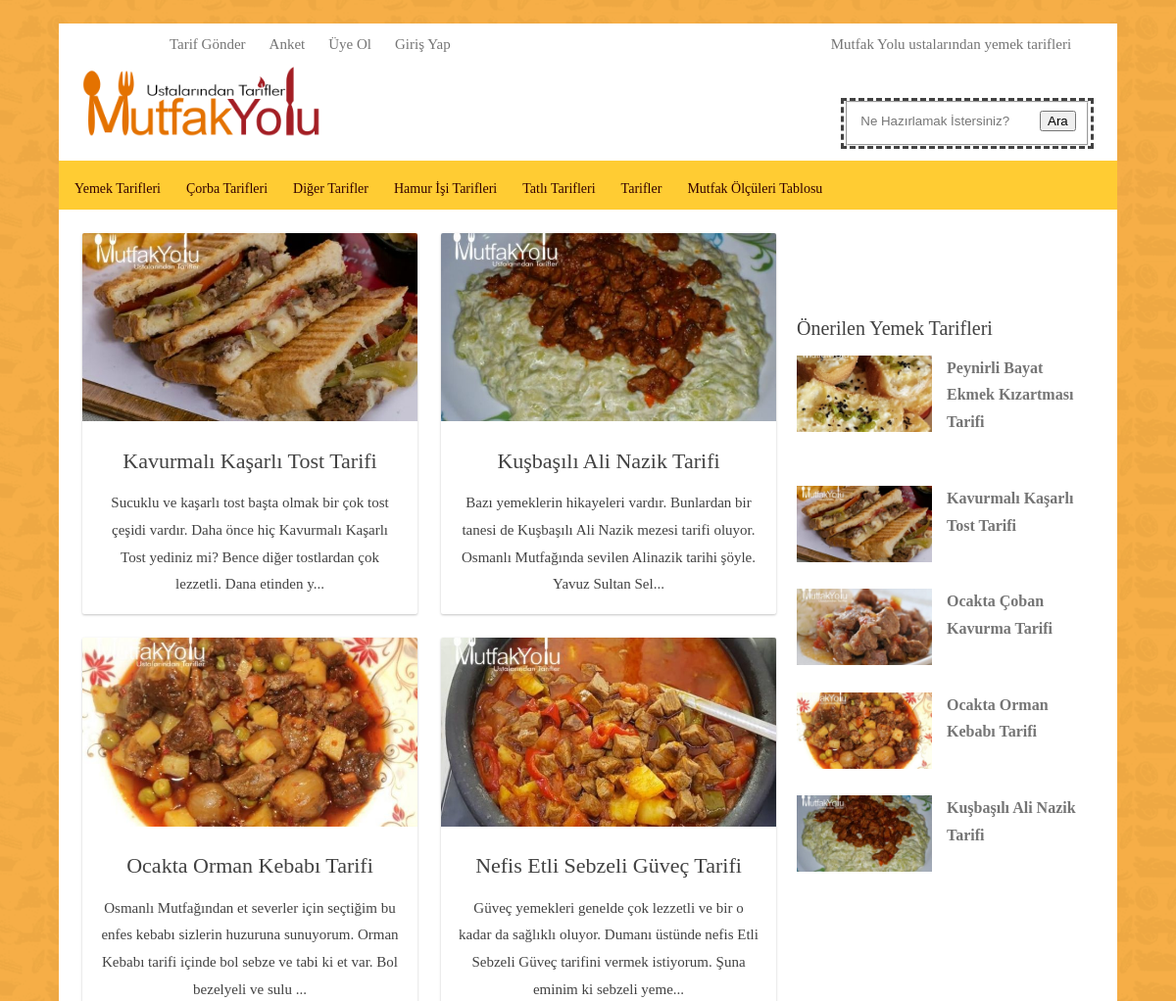
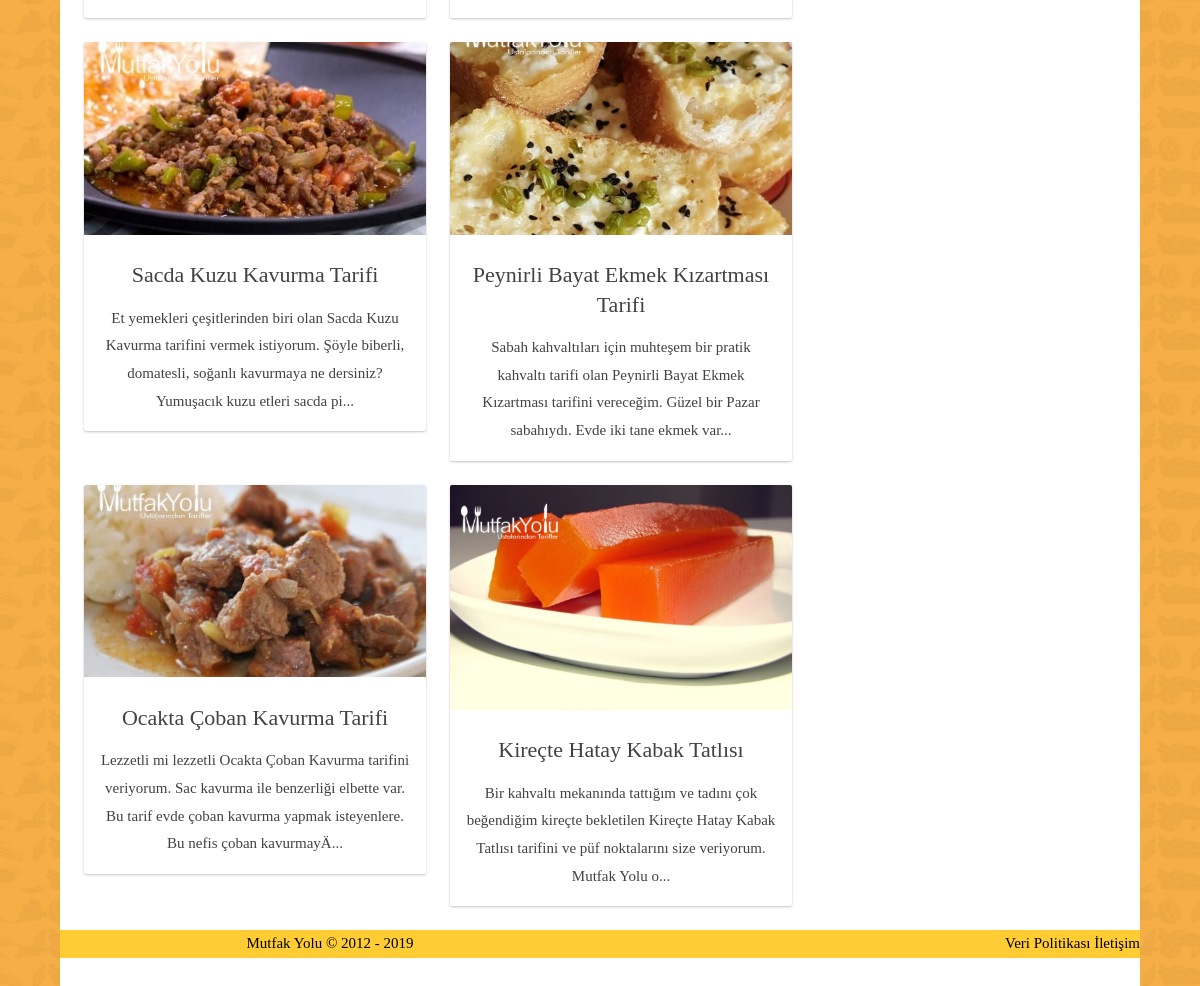
The page / on the database its author committed (2 pictures, top to bottom).
### tables this page shows
CREATE TABLE `tarif` (
  `tarif_id` int(11) NOT NULL,
  `kategori_id` int(11) NOT NULL,
  `tarif_zaman` timestamp NOT NULL DEFAULT CURRENT_TIMESTAMP,
  `tarif_ad` varchar(250) NOT NULL,
  `tarif_seourl` varchar(250) NOT NULL,
  `tarif_detay` text NOT NULL,
  `tarif_malzeme` text NOT NULL,
  `tarif_nasil_yapilir` text NOT NULL,
  `tarif_video` varchar(50) NOT NULL,
  `tarif_keyword` varchar(250) NOT NULL,
  `tarif_durum` enum('0','1') NOT NULL,
  `tarif_resimyol` varchar(250) NOT NULL,
  `tarif_sira` int(2) NOT NULL,
  `tarif_link` varchar(250) NOT NULL,
  `kac_kisilik` varchar(50) NOT NULL,
  `hazirlik_süresi` int(11) NOT NULL,
  `pisme_suresi` int(11) NOT NULL
);

### index.php (the view, shortened to what this page needs)
<?php include 'header.php';
$tarifsor="SELECT * FROM tarif order by tarif_id DESC";
$sorgu=mysqli_query($db,$tarifsor);
 ?>
 <?php
  while($tarifcek=mysqli_fetch_assoc($sorgu)) { ?>
      <div id="main">
        <div id="wrap">
          <div id="main-row">
            <div id="primary" class="site-content">
              <div id="primary-row">
                <div id="content" role="main">
                  <div class="grid-row">
                    <article class="entry-grid entry-card">
                      <div class="card-wrap">
                        <div class="post-thumb">
                          <a href="tarifler.php?tarif_id=<?php echo $tarifcek["tarif_id"]; ?>&tarifgonder=ok" title=""class="">
                            <img style="visibility: visible;opacity: 1;" src="admin/<?php echo $tarifcek["tarif_resimyol"] ?>" class="attachment">
                          </a>
                        </div>
                        <div class="card-content">
                          <h2 class="entry-title">
                            <a  class="entry-title-hover" href="" title="Yoğurtlu Salata Kabak Tarifi"><?php echo $tarifcek["tarif_ad"] ?></a>
                          </h2>
                          <p class="post-excerpt"><?php
                           $detay =$tarifcek["tarif_detay"];
                           $uzunluk=strlen($detay);
                           $limit=178;
                           if($uzunluk>$limit){
                            $detay = substr($detay,0,$limit);
                           }
                           echo $detay ;echo "...";
                          ?></p>
                        </div>
                      </div>
                    </article>
                  </div>
                </div>
              </div>
            </div>
          </div>
        </div>
      </div>
<?php }  ?>
<?php include 'sagkategori.php';?>
<?php include 'footer.php' ?>

### header.php (shortened to what this page needs)
<!DOCTYPE html>
<html lang="en">
  <head>
  <link rel="stylesheet" href="css/stylesheet.css">
  <link rel="stylesheet" href="css/stylesheet3.css">
  <link rel="stylesheet" href="font-awesome/css/font-awesome.css">
  </head>
  <body>
  	<div id="page">
  		<div  id="utility-top" class="top-nav">
      <div class="wrap">
        <nav class="secondary-nav">
          <ul id="menu-menu-1" class="sec-menu">
            <li style="color: #757575;padding: 0 12px;
    margin: 8px 0;;float: left; list-style-type: none;"><a style="color: #757575"  title="Sizde beğendiğiniz tarifleri sitemize yollayın" >Tarif Gönder</a></li>
     <li style="color: #757575;padding: 0 12px;
    margin: 8px 0;;float: left; list-style-type: none;"><a style="color: #757575" href="anket.php" title="Mutfakyolu ailesine katılın">Anket</a></li>
            <li style="color: #757575;padding: 0 12px;
    margin: 8px 0;;float: left; list-style-type: none;"><a style="color: #757575" href="uyeol.php" title="Mutfakyolu ailesine katılın">Üye Ol</a></li>
             <?php
             if (!isset($_SESSION['kullanici_mail'])) {?>
            <li style="color: #757575;padding: 0 12px;
    margin: 8px 0;;float: left; list-style-type: none;"><a style="color: #757575" class="girisyap" href="login.php" title="Mutfakyolu'na giriş yapın">Giriş Yap</a></li>
          <?php } ?>
          </ul>
        </nav>
        <div id="callout-bar" role="complementary">
          <div class="callout-inner">
            <div class="newp">
              <h1 class="newh1">Mutfak Yolu</h1> ustalarından yemek tarifleri
            </div>
          </div>
        </div>
      </div>
      </div>
      <header id="header" class="site-header">
        <div class="wrap full-width">
          <div class="brand column one-fourth">
            <div class="site-title">
              <a itemprop="url" href="index.php" title="Resimli, Pratik ve Lezzetli Yemek Tarifleri ~ Mutfak Yolu">
                <img src="image/logo.png" alt="Resimli, Pratik ve Lezzetli Yemek Tarifleri ~ Mutfak Yolu" />
              </a>
            </div>
          </div>
          <div class="column header-widget-area right last">
            <aside style=" margin-top: -40px;" id="custom_html-15" class="widget-text hwa-wrap widget-custom-html">
              <div class="textwidget custom_html-widget">
              <form style="border-style: dashed;" method="POST" action="arama.php">
<fieldset>
<input style="border-style: none;" type="text" name="search" placeholder="Ne Hazırlamak İstersiniz?" />
<input type="submit" value="Ara" />
</fieldset>
</form>
              </div>
            </aside>
          </div>
        </div>
      </header>
     <div id="menu">
   <nav class="menu">
   <ul>
   <li><a href="#">Yemek Tarifleri<i class="fa fa-user-plus fa-3x"></i></a>
   </li>
   <li><a href="#">Çorba Tarifleri</a>
  </li>
     <li><a href="#">Diğer Tarifler</a>
                </li>
     <li><a href="#">Hamur İşi Tarifleri</a>
   </li>
       <li><a href="#">Tatlı Tarifleri</a>
   </li>
       <li><a href="#">Tarifler</a>
   </li>
                <li><a href="#">Mutfak Ölçüleri Tablosu</a></li>
   </ul>
   </nav>
   </div>

### sagkategori.php
<?php
$tarifsor="SELECT * FROM tarif order by RAND() LIMIT 5 ";
$sorgu=mysqli_query($db,$tarifsor);
?>
<div id="widget" style=" width: 287px !important;
       float: right !important;margin-top:-110%;    margin-right: 40px;">
	<h3 >
		<span>Önerilen Yemek Tarifleri</span>
	</h3>
	<?php
  while($tarifcek=mysqli_fetch_assoc($sorgu)) { ?>
	<div class="yuzo_related_post_widge style" style="margin-bottom: 50px;">
		<div class=""relatedthumb yuzo-list">
			<a href="external" style="float: left; margin-right: 15px;">
<div class="yuzo-img-wrap" style="width: 138px;height:78px;">
	<div class="yuzo-img">
		<img style="width: 138px;height:78px;margin-bottom: 5px;background-size: cover;" src="admin/<?php echo $tarifcek['tarif_resimyol'] ?>">
	</div>
</div>
			</a>
<a class="link-list" href="" style="font-size:16px;font-weight:bold;line-height:24px;color: #757575"> <?php echo $tarifcek['tarif_ad'] ?> </a>
		</div>
		</div>
	<?php } ?>
	</div>

### footer.php
<footer id="footer" >
		<div style="background-color: #ffcc33!important;"class="notes-left">Mutfak Yolu © 2012 - 2019</div>
		<div style="background-color: #ffcc33!important;"class="notes-right">
			<a href="/veri-politikasi" title="Veri Politikası" rel="nofollow">Veri Politikası</a>
			<a href="/iletisim" title="Bizimle Bağlantı Kurun" rel="nofollow">İletişim</a>
		</div>
</footer>
</body>
</html>

### css/stylesheet.css (style rules this page uses)
body { background-image: url(../image/site-arkaplan.png); color: #424242; font-family: inherit; font-size: 15px; font-weight: 400; line-height: 1.84615384; background-position: center center; background-size: auto; background-repeat: repeat; background-attachment: fixed }
#page, .wrap { width: 97.5%; }
#page { margin: 24px auto 0; max-width: 1080px; background:#fff; width: 97.5%; height: 2000px; }
#utility-top { max-width: 1032px; }
.top-nav { width: 100%; max-width: 100%; position: relative; margin: 0 auto; padding: 0; z-index: 25; background-color: pink; }
.wrap { margin: 0 auto; text-align: left; width: 100%; max-width: 100%; }
#callout-bar { padding: 8px 0; }
#callout-bar { position: relative; float: right; width: 100%; max-width: 50%; color: #757575; text-align: right; box-sizing: border-box; }
.callout-inner { padding: 0 16px; }
.newp { position: absolute; right: 0; margin-right: 10px; }
.newh1 { font-size: 15px; display: inline-block; }
h1, h2, h3, h4, h5, h6 { font-weight: 400; margin: 0 0 12px; color: inherit; }
#header { padding: 24px 0; background: #fff; position: relative; }
.wrap, .primary-nav { max-width: 1032px; }
#header .column { margin-bottom: 0; }
.full-width .one-fourth, #secondary .one-fourth { width: 23.5%; }
.full-width .column { margin-right: 2%; }
.brand { position: relative; width: auto; max-width: 25%; margin: 0 0 24px; padding: 0; }
.site-title { font-size: 34px; line-height: 1.1764706; font-weight: 400; margin-bottom: 0; color: inherit; }
a { color: #a31e21; text-decoration: none; -webkit-transition: .2s; -moz-transition: .2s; -o-transition: .2s; -ms-transition: .2s; transition: .2s; }
.brand img { display: block; max-width: 100%; }
#header .column.right { float: right; text-align: right; margin-bottom: 0; }
.full-width .column.last { margin-right: 0; }
.header-widget-area { position: relative; width: auto; max-width: 74.5%; }
.hwa-wrap { margin-top: -40px; position: relative; display: block; }
.primary-nav, .wrap { width: 100%; }
#main { background: #fff; text-align: center; }
#primary { margin-bottom: 24px; padding: 0 24px; width: 70%; box-sizing: border-box; }
#content { position: relative; }
.grid-row, .main-row { position: relative; margin: 0 -12px; }
.grid-row .entry-grid { position: relative; float: left; width: 50%; margin: 0 0 24px; padding: 0 12px; box-sizing: border-box; }
.card-wrap { overflow: hidden; box-shadow: 0 1px 3px rgba(0,0,0,.12), 0 1px 2px rgba(0,0,0,.12); transition: .3s; border-radius: 2px; transition-property: box-shadow; }
.entry-card .post-thumb { margin-bottom: 16px; background: 0 0; text-align: center; }
.post-thumb img { margin: 0 auto; width: 100%; }
.card-content { padding: 0 16px 8px; }
.entry-title { font-size: 22px; line-height: 1.333334; margin-bottom: 8px; }
.post-excerpt { display: block; margin-bottom: 8px; }
h2 a { color: inherit; }
#footer { color: #000000; text-align: center; margin: 0px auto; max-width: 1080px; }
#footer, .wrap { padding: 0px 0 0; }
.wrap { width: 97.5%; }
.notes-left { float: left; }
.notes-right { float: right; text-align: right; }
.notes-left,.notes-right { position: relative; overflow: hidden; width: 50%; }
#footer a { color: #000000; }
h3, .h3 { font-size: 20px; line-height: 32px; }
.link-list { margin: 0; list-style: none; }
article { display: block; }
p { margin-bottom: 24px; }
h2, .h2 { font-size: 24px; line-height: 36px; }
h1, h2, h3, h4, h5, h6 { clear: both; font-weight: 400; margin: 0 0 12px; color: inherit; }
ul>li { list-style: disc; }
ul { list-style: none; margin: 0 0 24px 24px; }
h3 { font-size: 20px; line-height: 32px; }
input[type=text], input[type=email] { line-height: inherit; -webkit-appearance: textfield; -moz-appearance: textfield; appearance: textfield; }

### css/stylesheet3.css (style rules this page uses)
.menu { clear: both; margin:auto; height:50px; background-color:white; position: relative; margin-bottom:20px; padding:0; z-index:999; }
.menu ul { margin:0; padding:0; }
.menu li { display:block; float:left; position:relative; margin:0; padding:0; }
.menu li a { display:block; padding: 16px 10px 8px 16px; }
.menu { color:black; background-color:#ffcc33; }
.menu li a { color:black; }
.menu a { color:black; background-color:inherit; }
.menu li a { font-size: 14px;color: black; font-family: inherit; text-align: left; }
.menu li a { text-decoration:none; color:#330000; }

### rows shown on the page
tarif: tarif_resimyol (picture), tarif_ad "Kavurmalı Kaşarlı Tost Tarifi", tarif_detay "Sucuklu ve kaşarlı tost başta olmak bir çok tost çeşidi vardır. Daha önce hiç Kavurmalı Kaşarlı Tost yediniz mi? Bence diğer tostlardan çok lezzetli. Dana etinden y"
tarif: tarif_resimyol (picture), tarif_ad "Kuşbaşılı Ali Nazik Tarifi", tarif_detay "Bazı yemeklerin hikayeleri vardır. Bunlardan bir tanesi de Kuşbaşılı Ali Nazik mezesi tarifi oluyor. Osmanlı Mutfağında sevilen Alinazik tarihi şöyle. Yavuz Sultan Sel"
tarif: tarif_resimyol (picture), tarif_ad "Ocakta Orman Kebabı Tarifi", tarif_detay "Osmanlı Mutfağından et severler için seçtiğim bu enfes kebabı sizlerin huzuruna sunuyorum. Orman Kebabı tarifi içinde bol sebze ve tabi ki et var. Bol bezelyeli ve sulu"
tarif: tarif_resimyol (picture), tarif_ad "Nefis Etli Sebzeli Güveç Tarifi", tarif_detay "Güveç yemekleri genelde çok lezzetli ve bir o kadar da sağlıklı oluyor. Dumanı üstünde nefis Etli Sebzeli Güveç tarifini vermek istiyorum. Şuna eminim ki sebzeli yeme"
tarif: tarif_resimyol (picture), tarif_ad "Sacda Kuzu Kavurma Tarifi", tarif_detay "Et yemekleri çeşitlerinden biri olan Sacda Kuzu Kavurma tarifini vermek istiyorum. Şöyle biberli, domatesli, soğanlı kavurmaya ne dersiniz? Yumuşacık kuzu etleri sacda pi"
tarif: tarif_resimyol (picture), tarif_ad "Peynirli Bayat Ekmek Kızartması Tarifi", tarif_detay "Sabah kahvaltıları için muhteşem bir pratik kahvaltı tarifi olan Peynirli Bayat Ekmek Kızartması tarifini vereceğim. Güzel bir Pazar sabahıydı. Evde iki tane ekmek var"
tarif: tarif_resimyol (picture), tarif_ad "Ocakta Çoban Kavurma Tarifi", tarif_detay "Lezzetli mi lezzetli Ocakta Çoban Kavurma tarifini veriyorum. Sac kavurma ile benzerliği elbette var. Bu tarif evde çoban kavurma yapmak isteyenlere. Bu nefis çoban kavurmayÄ"
tarif: tarif_resimyol (picture), tarif_ad "Kireçte Hatay Kabak Tatlısı", tarif_detay "Bir kahvaltı mekanında tattığım ve tadını çok beğendiğim kireçte bekletilen Kireçte Hatay Kabak Tatlısı tarifini ve püf noktalarını size veriyorum. Mutfak Yolu o"
